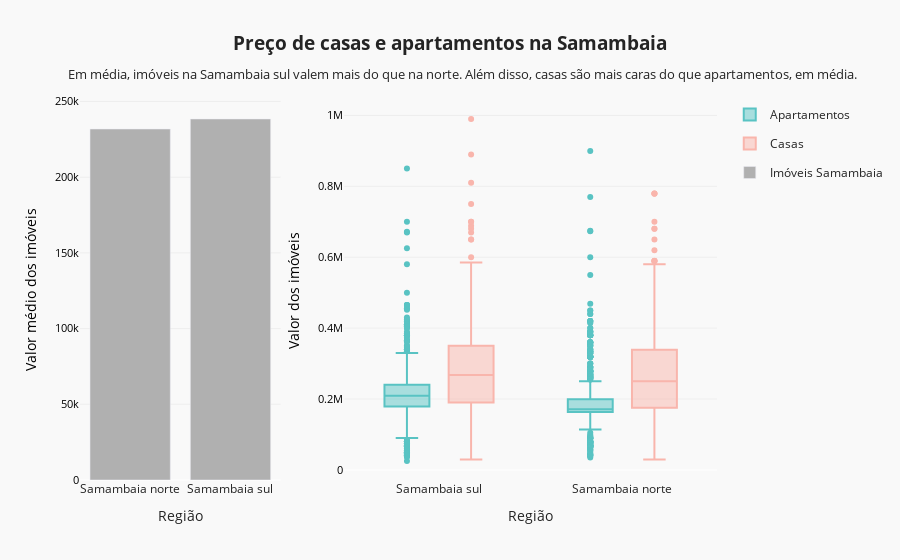

Notebook source saved alongside this figure:
### Markdown cell above
#### So, we will work on the filtered dataset, df_samambaia_filtered

## Samambaia norte x Samambaia sul

### Code cell
import plotly.graph_objects as go
from plotly.subplots import make_subplots

title='<b>Preço de casas e apartamentos na Samambaia</b><br><sub>\
        Em média, imóveis na Samambaia sul valem mais do que na norte. Além disso, casas são mais caras do que apartamentos, em média.'

COLORS = ['#59C3C3', '#F9B5AC']

df = df_samambaia_filtered[[HOUSE_REGION,HOUSE_PRICE]].groupby(HOUSE_REGION).mean().reset_index()

fig = make_subplots(rows=1, cols=2, column_widths=[0.35, 0.65])

fig.add_trace(go.Box(
    x=df_samambaia_filtered[df_samambaia_filtered[HOUSE_CATEGORY] == 'Apartamentos'][HOUSE_REGION],
    y=df_samambaia_filtered[HOUSE_PRICE][df_samambaia_filtered[HOUSE_CATEGORY] == 'Apartamentos'],
    legendgroup='Apartamentos', name='Apartamentos', line_color='#59C3C3',
),
              row=1, col=2)

fig.add_trace(go.Box(
    x=df_samambaia_filtered[df_samambaia_filtered[HOUSE_CATEGORY] == 'Casas'][HOUSE_REGION],
    y=df_samambaia_filtered[df_samambaia_filtered[HOUSE_CATEGORY] == 'Casas'][HOUSE_PRICE],
    legendgroup='Casas', name='Casas',line_color='#F9B5AC'
),
              row=1, col=2)

fig.add_trace(go.Bar(x=df[HOUSE_REGION],
              y=df[HOUSE_PRICE], name='Imóveis Samambaia', marker_color='#b0b0b0', textposition='auto'),
              row=1, col=1, )


fig.update_layout(
    boxmode='group',
    title=title,
    titlefont={'size':19},
#     legendgroup=True,
    violinmode='group',
    paper_bgcolor='#f9f9f9',
    plot_bgcolor='#f9f9f9',
    template='seaborn',
)

fig.update_xaxes(showgrid=False)

fig.update_yaxes(
    color='black',
    showgrid=True,
    gridwidth=0.9, 
    gridcolor='#eeeeee',
    tickfont_size=11,
)

fig['layout']['xaxis']['title']='Região'
fig['layout']['xaxis2']['title']='Região'
fig['layout']['yaxis']['title']='Valor médio dos imóveis'
fig['layout']['yaxis2']['title']='Valor dos imóveis'

fig.show()

### Figure 1 — Plotly figure (JSON) as saved in the notebook; plotly's stock layout.template omitted (floating-point values rounded to 4 significant figures; data arrays with more than 128 entries replaced by an {"elided": "..."} marker saying what was removed)
{"data": [{"legendgroup": "Apartamentos", "line": {"color": "#59C3C3"}, "name": "Apartamentos", "type": "box", "x": {"elided": "1423 str values"}, "xaxis": "x2", "y": {"elided": "1423 int values"}, "yaxis": "y2"}, {"legendgroup": "Casas", "line": {"color": "#F9B5AC"}, "name": "Casas", "type": "box", "x": {"elided": "999 str values"}, "xaxis": "x2", "y": {"elided": "999 int values"}, "yaxis": "y2"}, {"marker": {"color": "#b0b0b0"}, "name": "Imóveis Samambaia", "textposition": "auto", "type": "bar", "x": ["Samambaia norte", "Samambaia sul"], "xaxis": "x", "y": [231800.0, 238400.0], "yaxis": "y"}], "layout": {"boxmode": "group", "paper_bgcolor": "#f9f9f9", "plot_bgcolor": "#f9f9f9", "title": {"font": {"size": 19}, "text": "<b>Preço de casas e apartamentos na Samambaia</b><br><sub>        Em média, imóveis na Samambaia sul valem mais do que na norte. Além disso, casas são mais caras do que apartamentos, em média."}, "violinmode": "group", "xaxis": {"anchor": "y", "domain": [0, 0.315], "showgrid": false, "title": {"text": "Região"}}, "xaxis2": {"anchor": "y2", "domain": [0.415, 1], "showgrid": false, "title": {"text": "Região"}}, "yaxis": {"anchor": "x", "color": "black", "domain": [0, 1], "gridcolor": "#eeeeee", "gridwidth": 0.9, "showgrid": true, "tickfont": {"size": 11}, "title": {"text": "Valor médio dos imóveis"}}, "yaxis2": {"anchor": "x2", "color": "black", "domain": [0, 1], "gridcolor": "#eeeeee", "gridwidth": 0.9, "showgrid": true, "tickfont": {"size": 11}, "title": {"text": "Valor dos imóveis"}}}}
